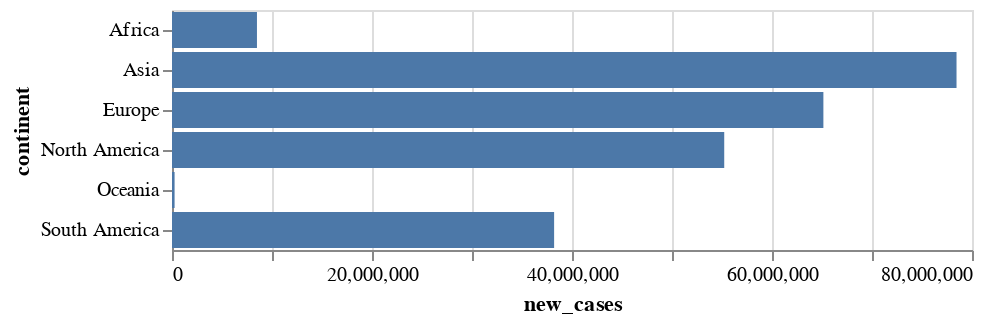

Source (notebook cell):
### Code cell
# Task: Change x and y axes
alt.Chart(data).mark_bar().encode(
y= 'continent',
x='new_cases')

### Figure 1 — Vega-Lite specification as saved in the notebook (floating-point values rounded to 4 significant figures)
{"config": {"view": {"continuousWidth": 400, "continuousHeight": 300}}, "data": {"name": "data-e6c22b810feed144cd542d683bc8ddda"}, "mark": "bar", "encoding": {"x": {"type": "quantitative", "field": "new_cases"}, "y": {"type": "nominal", "field": "continent"}}, "$schema": "https://vega.github.io/schema/vega-lite/v4.8.1.json", "datasets": {"data-e6c22b810feed144cd542d683bc8ddda": [{"continent": "Africa", "total_cases": 1966000000.0, "new_cases": 8496000.0, "new_cases_smoothed": 8483000.0, "total_deaths": 50210000.0, "new_deaths": 218100.0, "new_deaths_smoothed": 217600.0, "total_cases_per_million": 162100000.0, "new_cases_per_million": 840300.0, "new_cases_smoothed_per_million": 838200.0, "total_deaths_per_million": 2684000.0, "new_deaths_per_million": 13700.0, "new_deaths_smoothed_per_million": 13680.0, "reproduction_rate": 27310.0, "icu_patients": 12480.0, "icu_patients_per_million": 279.8, "hosp_patients": 0.0, "hosp_patients_per_million": 0.0, "weekly_icu_admissions": 0.0, "weekly_icu_admissions_per_million": 0.0, "weekly_hosp_admissions": 0.0, "weekly_hosp_admissions_per_million": 0.0, "new_tests": 47170000.0, "total_tests": 11380000000.0, "total_tests_per_thousand": 428500.0, "new_tests_per_thousand": 2215.0, "new_tests_smoothed": 55680000.0, "new_tests_smoothed_per_thousand": 2957.0, "positive_rate": 973.5, "tests_per_case": 490900.0, "total_vaccinations": 7377000000.0, "people_vaccinated": 4705000000.0, "people_fully_vaccinated": 2690000000.0, "total_boosters": 66930.0, "new_vaccinations": 63450000.0, "new_vaccinations_smoothed": 185800000.0, "total_vaccinations_per_hundred": 38010.0, "people_vaccinated_per_hundred": 23910.0, "people_fully_vaccinated_per_hundred": 14230.0, "total_boosters_per_hundred": 0.56, "new_vaccinations_smoothed_per_million": 13750000.0, "stringency_index": 1534000.0, "population": 826900000000.0, "population_density": 3235000.0, "median_age": 677100.0, "aged_65_older": 118000.0, "aged_70_older": 70180.0, "gdp_per_capita": 172700000.0, "extreme_poverty": 824500.0, "cardiovasc_death_rate": 9215000.0, "diabetes_prevalence": 180900.0, "female_smokers": 55180.0, "male_smokers": 587100.0, "handwashing_facilities": 663300.0, "hospital_beds_per_thousand": 35870.0, "life_expectancy": 2065000.0, "human_development_index": 17680.0, "excess_mortality_cumulative_absolute": 8576000.0, "excess_mortality_cumulative": 950.5, "excess_mortality": 2569.0, "excess_mortality_cumulative_per_million": 110800.0}, {"continent": "Asia", "total_cases": 16700000000.0, "new_cases": 78450000.0, "new_cases_smoothed": 78150000.0, "total_deaths": 252200000.0, "new_deaths": 1175000.0, "new_deaths_smoothed": 1169000.0, "total_cases_per_million": 466900000.0, "new_cases_per_million": 2172000.0, "new_cases_smoothed_per_million": 2156000.0, "total_deaths_per_million": 4765000.0, "new_deaths_per_million": 22930.0, "new_deaths_smoothed_per_million": 22760.0, "reproduction_rate": 26280.0, "icu_patients": 70850.0, "icu_patients_per_million": 8061.0, "hosp_patients": 466500.0, "hosp_patients_per_million": 53080.0, "weekly_icu_admissions": 27570.0, "weekly_icu_admissions_per_million": 3137.0, "weekly_hosp_admissions": 56700.0, "weekly_hosp_admissions_per_million": 6450.0, "new_tests": 1087000000.0, "total_tests": 224700000000.0, "total_tests_per_thousand": 6577000.0, "new_tests_per_thousand": 31030.0, "new_tests_smoothed": 1210000000.0, "new_tests_smoothed_per_thousand": 41360.0, "positive_rate": 1245.0, "tests_per_case": 4505000.0, "total_vaccinations": 476600000000.0, "people_vaccinated": 133600000000.0, "people_fully_vaccinated": 65540000000.0, "total_boosters": 1354000000.0, "new_vaccinations": 4203000000.0, "new_vaccinations_smoothed": 4688000000.0, "total_vaccinations_per_hundred": 393400.0, "people_vaccinated_per_hundred": 200400.0, "people_fully_vaccinated_per_hundred": 135300.0, "total_boosters_per_hundred": 4609.0, "new_vaccinations_smoothed_per_million": 47310000.0, "stringency_index": 1667000.0, "population": 2950000000000.0, "population_density": 22230000.0, "median_age": 902900.0, "aged_65_older": 188400.0, "aged_70_older": 121500.0, "gdp_per_capita": 672700000.0, "extreme_poverty": 97310.0, "cardiovasc_death_rate": 8245000.0, "diabetes_prevalence": 260600.0, "female_smokers": 112400.0, "male_smokers": 930300.0, "handwashing_facilities": 1104000.0, "hospital_beds_per_thousand": 78490.0, "life_expectancy": 2199000.0, "human_development_index": 21140.0, "excess_mortality_cumulative_absolute": 9577000.0, "excess_mortality_cumulative": 4204.0, "excess_mortality": 8570.0, "excess_mortality_cumulative_per_million": 253400.0}, {"continent": "Europe", "total_cases": 15580000000.0, "new_cases": 65140000.0, "new_cases_smoothed": 64420000.0, "total_deaths": 370600000.0, "new_deaths": 1305000.0, "new_deaths_smoothed": 1295000.0, "total_cases_per_million": 1133000000.0, "new_cases_per_million": 4674000.0, "new_cases_smoothed_per_million": 4617000.0, "total_deaths_per_million": 21650000.0, "new_deaths_per_million": 77540.0, "new_deaths_smoothed_per_million": 76930.0, "reproduction_rate": 28050.0, "icu_patients": 6501000.0, "icu_patients_per_million": 293200.0, "hosp_patients": 43260000.0, "hosp_patients_per_million": 2514000.0, "weekly_icu_admissions": 239800.0, "weekly_icu_admissions_per_million": 17020.0, "weekly_hosp_admissions": 3026000.0, "weekly_hosp_admissions_per_million": 156200.0, "new_tests": 1125000000.0, "total_tests": 193000000000.0, "total_tests_per_thousand": 17230000.0, "new_tests_per_thousand": 91990.0, "new_tests_smoothed": 1359000000.0, "new_tests_smoothed_per_thousand": 99050.0, "positive_rate": 1439.0, "tests_per_case": 1755000.0, "total_vaccinations": 107000000000.0, "people_vaccinated": 61920000000.0, "people_fully_vaccinated": 45710000000.0, "total_boosters": 379400000.0, "new_vaccinations": 761000000.0, "new_vaccinations_smoothed": 848300000.0, "total_vaccinations_per_hundred": 625600.0, "people_vaccinated_per_hundred": 351500.0, "people_fully_vaccinated_per_hundred": 261600.0, "total_boosters_per_hundred": 2061.0, "new_vaccinations_smoothed_per_million": 59420000.0, "stringency_index": 1428000.0, "population": 473400000000.0, "population_density": 17230000.0, "median_age": 1041000.0, "aged_65_older": 439100.0, "aged_70_older": 284600.0, "gdp_per_capita": 868500000.0, "extreme_poverty": 16670.0, "cardiovasc_death_rate": 5802000.0, "diabetes_prevalence": 177800.0, "female_smokers": 578500.0, "male_smokers": 878000.0, "handwashing_facilities": 171000.0, "hospital_beds_per_thousand": 137000.0, "life_expectancy": 2283000.0, "human_development_index": 22850.0, "excess_mortality_cumulative_absolute": 44100000.0, "excess_mortality_cumulative": 14980.0, "excess_mortality": 32280.0, "excess_mortality_cumulative_per_million": 2112000.0}, {"continent": "North America", "total_cases": 14030000000.0, "new_cases": 55220000.0, "new_cases_smoothed": 54970000.0, "total_deaths": 328100000.0, "new_deaths": 1121000.0, "new_deaths_smoothed": 1115000.0, "total_cases_per_million": 217500000.0, "new_cases_per_million": 1216000.0, "new_cases_smoothed_per_million": 1205000.0, "total_deaths_per_million": 4423000.0, "new_deaths_per_million": 22750.0, "new_deaths_smoothed_per_million": 22530.0, "reproduction_rate": 11170.0, "icu_patients": 6693000.0, "icu_patients_per_million": 26760.0, "hosp_patients": 25880000.0, "hosp_patients_per_million": 102700.0, "weekly_icu_admissions": 0.0, "weekly_icu_admissions_per_million": 0.0, "weekly_hosp_admissions": 3268000.0, "weekly_hosp_admissions_per_million": 9816.0, "new_tests": 689700000.0, "total_tests": 174400000000.0, "total_tests_per_thousand": 1345000.0, "new_tests_per_thousand": 5851.0, "new_tests_smoothed": 688800000.0, "new_tests_smoothed_per_thousand": 6805.0, "positive_rate": 904.6, "tests_per_case": 162400.0, "total_vaccinations": 96840000000.0, "people_vaccinated": 56050000000.0, "people_fully_vaccinated": 41870000000.0, "total_boosters": 439900000.0, "new_vaccinations": 617700000.0, "new_vaccinations_smoothed": 673100000.0, "total_vaccinations_per_hundred": 213600.0, "people_vaccinated_per_hundred": 121500.0, "people_fully_vaccinated_per_hundred": 84420.0, "total_boosters_per_hundred": 900.9, "new_vaccinations_smoothed_per_million": 32250000.0, "stringency_index": 694100.0, "population": 382300000000.0, "population_density": 3466000.0, "median_age": 420900.0, "aged_65_older": 119100.0, "aged_70_older": 75270.0, "gdp_per_capita": 274500000.0, "extreme_poverty": 37910.0, "cardiovasc_death_rate": 2745000.0, "diabetes_prevalence": 164400.0, "female_smokers": 55960.0, "male_smokers": 163500.0, "handwashing_facilities": 609500.0, "hospital_beds_per_thousand": 32060.0, "life_expectancy": 1248000.0, "human_development_index": 10520.0, "excess_mortality_cumulative_absolute": 55940000.0, "excess_mortality_cumulative": 4677.0, "excess_mortality": 8566.0, "excess_mortality_cumulative_per_million": 343900.0}, {"continent": "Oceania", "total_cases": 29430000.0, "new_cases": 258300.0, "new_cases_smoothed": 252300.0, "total_deaths": 542900.0, "new_deaths": 2805.0, "new_deaths_smoothed": 2738.0, "total_cases_per_million": 6882000.0, "new_cases_per_million": 69470.0, "new_cases_smoothed_per_million": 68940.0, "total_deaths_per_million": 82840.0, "new_deaths_per_million": 863.0, "new_deaths_smoothed_per_million": 858.1, "reproduction_rate": 1765.0, "icu_patients": 0.0, "icu_patients_per_million": 0.0, "hosp_patients": 0.0, "hosp_patients_per_million": 0.0, "weekly_icu_admissions": 0.0, "weekly_icu_admissions_per_million": 0.0, "weekly_hosp_admissions": 0.0, "weekly_hosp_admissions_per_million": 0.0, "new_tests": 24570000.0, "total_tests": 5843000000.0, "total_tests_per_thousand": 364800.0, "new_tests_per_thousand": 1771.0, "new_tests_smoothed": 46340000.0, "new_tests_smoothed_per_thousand": 2771.0, "positive_rate": 24.77, "tests_per_case": 2740000.0, "total_vaccinations": 3273000000.0, "people_vaccinated": 1987000000.0, "people_fully_vaccinated": 1175000000.0, "total_boosters": 0.0, "new_vaccinations": 41240000.0, "new_vaccinations_smoothed": 44450000.0, "total_vaccinations_per_hundred": 33090.0, "people_vaccinated_per_hundred": 20520.0, "people_fully_vaccinated_per_hundred": 12150.0, "total_boosters_per_hundred": 0.0, "new_vaccinations_smoothed_per_million": 17190000.0, "stringency_index": 164200.0, "population": 26240000000.0, "population_density": 494000.0, "median_age": 135200.0, "aged_65_older": 38250.0, "aged_70_older": 23530.0, "gdp_per_capita": 69740000.0, "extreme_poverty": 20660.0, "cardiovasc_death_rate": 1684000.0, "diabetes_prevalence": 85580.0, "female_smokers": 59600.0, "male_smokers": 122800.0, "handwashing_facilities": 53090.0, "hospital_beds_per_thousand": 8944.0, "life_expectancy": 443200.0, "human_development_index": 3396.0, "excess_mortality_cumulative_absolute": -254900.0, "excess_mortality_cumulative": -457.7, "excess_mortality": -330.9, "excess_mortality_cumulative_per_million": -31970.0}, {"continent": "South America", "total_cases": 9939000000.0, "new_cases": 38210000.0, "new_cases_smoothed": 38150000.0, "total_deaths": 315400000.0, "new_deaths": 1157000.0, "new_deaths_smoothed": 1156000.0, "total_cases_per_million": 201600000.0, "new_cases_per_million": 859700.0, "new_cases_smoothed_per_million": 857500.0, "total_deaths_per_million": 6720000.0, "new_deaths_per_million": 25730.0, "new_deaths_smoothed_per_million": 25670.0, "reproduction_rate": 7345.0, "icu_patients": 0.0, "icu_patients_per_million": 0.0, "hosp_patients": 0.0, "hosp_patients_per_million": 0.0, "weekly_icu_admissions": 0.0, "weekly_icu_admissions_per_million": 0.0, "weekly_hosp_admissions": 0.0, "weekly_hosp_admissions_per_million": 0.0, "new_tests": 88390000.0, "total_tests": 19220000000.0, "total_tests_per_thousand": 792000.0, "new_tests_per_thousand": 3660.0, "new_tests_smoothed": 93890000.0, "new_tests_smoothed_per_thousand": 4082.0, "positive_rate": 756.8, "tests_per_case": 97540.0, "total_vaccinations": 42500000000.0, "people_vaccinated": 27500000000.0, "people_fully_vaccinated": 15160000000.0, "total_boosters": 286500000.0, "new_vaccinations": 390400000.0, "new_vaccinations_smoothed": 500500000.0, "total_vaccinations_per_hundred": 118900.0, "people_vaccinated_per_hundred": 71090.0, "people_fully_vaccinated_per_hundred": 45950.0, "total_boosters_per_hundred": 2826.0, "new_vaccinations_smoothed_per_million": 14270000.0, "stringency_index": 496900.0, "population": 269200000000.0, "population_density": 179800.0, "median_age": 222800.0, "aged_65_older": 61150.0, "aged_70_older": 38330.0, "gdp_per_capita": 102300000.0, "extreme_poverty": 15880.0, "cardiovasc_death_rate": 1371000.0, "diabetes_prevalence": 57250.0, "female_smokers": 61150.0, "male_smokers": 121200.0, "handwashing_facilities": 238300.0, "hospital_beds_per_thousand": 15410.0, "life_expectancy": 559200.0, "human_development_index": 5632.0, "excess_mortality_cumulative_absolute": 22800000.0, "excess_mortality_cumulative": 14410.0, "excess_mortality": 20120.0, "excess_mortality_cumulative_per_million": 673300.0}]}}
